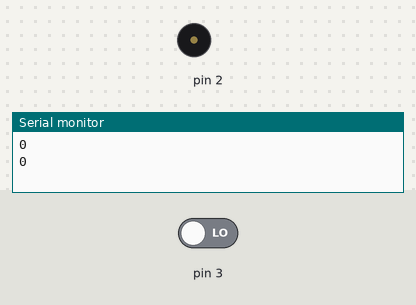
The sketch below on a simulated Arduino Uno, built with avr-gcc and run on an emulated ATmega328P. Shown: buzzer (waves = sounding), the last lines printed to the serial monitor. The inputs (shaded band) are chosen by the test bench; at power-on: pin 3 LOW.

Above: at 1.8 s.
1.9 s: pin 3 driven HIGH
At 2.25 s:
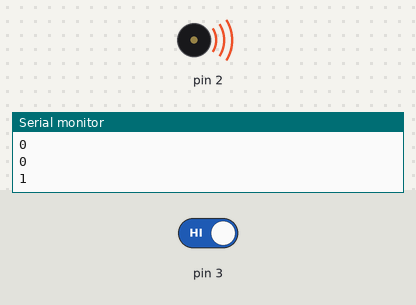
4.9 s: pin 3 driven LOW
At 5.5 s:
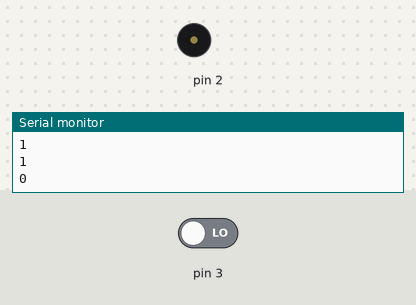
Timing chart, 0 to 7.9 s (numbered marks = the images above; inputs shaded):
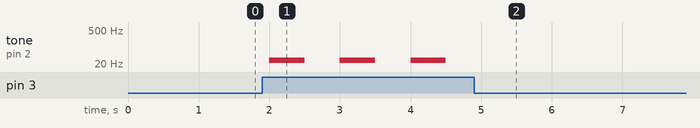

Measured:
- after the input at 1.9 s, tone on pin 2: alternates 29 Hz for 0.50 s and silent for 0.50 s, starting after 0.10 s
- after the input at 4.9 s, tone on pin 2: stops changing and stays silent

The sketch:

alarme-sensor-de-movimento.ino
```cpp
// C++ code
//
void setup()
{
  pinMode(3, INPUT);
  Serial.begin(9600);
  pinMode(2, OUTPUT);
}

void loop()
{
  Serial.println(digitalRead(3));
  if (digitalRead(3) == 1) {
    tone(2, 29, 500); // play tone 10 (A#0 = 29 Hz)
  }
  delay(1000); // Wait for 1000 millisecond(s)
}
```
